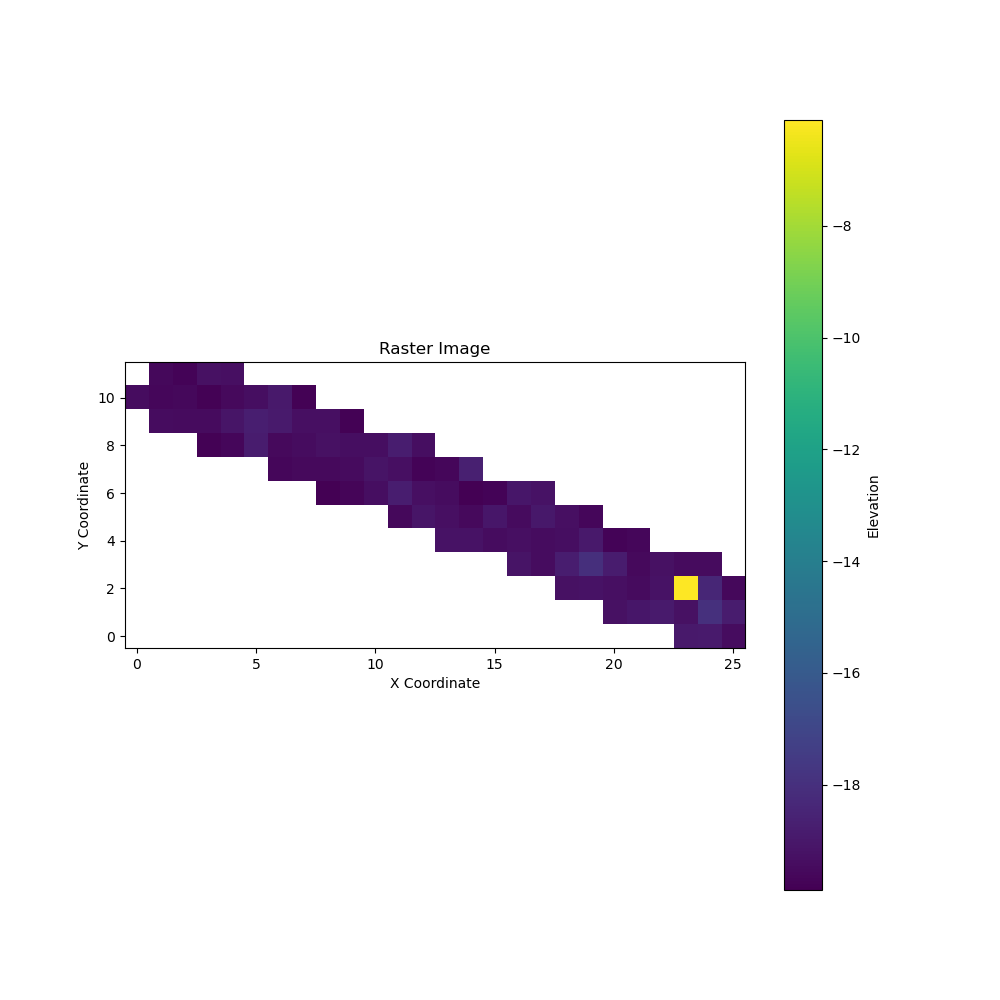

Source code (Python):
#Task_Two

#######################################

# Coordinate and Spatial Manipulation
from pyproj import Transformer, Proj, transform
from osgeo import gdal, osr

# Data Handling and Processing
import numpy as np

# Plotting and Visualization
import matplotlib.pyplot as plt

# Command-Line Arguments
import argparse

# LVIS Data Management
from lvisClass import lvisData
from lvisExample import plotLVIS

# Image Processing
from scipy.ndimage import gaussian_filter1d

# File and Raster Handling
import os
import rasterio
from rasterio.transform import from_origin

#######################################

class lvisGround(lvisData):
  '''
  LVIS class with extra processing steps
  to allow it to found the ground over ice
  '''

  #######################################################

  def estimateGround(self,sigThresh=5,statsLen=10,minWidth=3,sWidth=0.5):
    '''
    Processes waveforms to estimate ground
    Only works for bare Earth. DO NOT USE IN TREES
    '''
    # find noise statistics
    self.findStats(statsLen=statsLen)

    # set threshold
    threshold=self.setThreshold(sigThresh)

    # remove background
    self.denoise(threshold,minWidth=minWidth,sWidth=sWidth)

    # find centre of gravity of remaining signal
    self.CofG()


  #######################################################

  def setThreshold(self,sigThresh):
    '''
    Set a noise threshold
    '''
    threshold=self.meanNoise+sigThresh*self.stdevNoise
    return(threshold)


  #######################################################

  def CofG(self):
    '''
    Find centre of gravity of denoised waveforms
    sets this to an array of ground elevation
    estimates, zG
    '''

    # allocate space and put no data flags
    self.zG=np.full((self.nWaves),-999.0)

    # loop over waveforms
    for i in range(0,self.nWaves):
      if(np.sum(self.denoised[i])>0.0):   # avoid empty waveforms (clouds etc)
        self.zG[i]=np.average(self.z[i],weights=self.denoised[i])  # centre of gravity


  ##############################################

  def findStats(self,statsLen=10):
    '''
    Finds standard deviation and mean of noise
    '''

    # make empty arrays
    self.meanNoise=np.empty(self.nWaves)
    self.stdevNoise=np.empty(self.nWaves)

    # determine number of bins to calculate stats over
    res=(self.z[0,0]-self.z[0,-1])/self.nBins    # range resolution
    noiseBins=int(statsLen/res)   # number of bins within "statsLen"

    # loop over waveforms
    for i in range(0,self.nWaves):
      self.meanNoise[i]=np.mean(self.waves[i,0:noiseBins])
      self.stdevNoise[i]=np.std(self.waves[i,0:noiseBins])


  ##############################################

  def denoise(self,threshold,sWidth=0.5,minWidth=3):
    '''
    Denoise waveform data
    '''

    # find resolution
    res=(self.z[0,0]-self.z[0,-1])/self.nBins    # range resolution

    # make array for output
    self.denoised=np.full((self.nWaves,self.nBins),0)

    # loop over waves
    for i in range(0,self.nWaves):
      print("Denoising wave",i+1,"of",self.nWaves)

      # subtract mean background noise
      self.denoised[i]=self.waves[i]-self.meanNoise[i]

      # set all values less than threshold to zero
      self.denoised[i,self.denoised[i]<threshold[i]]=0.0

      # minimum acceptable width
      binList=np.where(self.denoised[i]>0.0)[0]
      for j in range(0,binList.shape[0]):       # loop over waveforms
        if((j>0)&(j<(binList.shape[0]-1))):    # are we in the middle of the array?
          if((binList[j]!=binList[j-1]+1)|(binList[j]!=binList[j+1]-1)):  # are the bins consecutive?
            self.denoised[i,binList[j]]=0.0   # if not, set to zero

      # smooth
      self.denoised[i]=gaussian_filter1d(self.denoised[i],sWidth/res)

 
  def writeTiff(self, data,x,y,res,filename="lvis_image.tif",epsg=4326):
      '''
      Make a geotiff from an array of points
      '''
      # determines bounds.
      minX=np.min(x)
      maxX=np.max(x)
      minY=np.min(y)
      maxY=np.max(y)

      # determines image size.
      nX=int((maxX-minX)/res+1)
      nY=int((maxY-minY)/res+1)

      # pack in to array
      imageArr=np.full((nY,nX),-999.0)        # make an array of missing data flags

      # calculate the raster pixel index in x and y
      xInds=np.array(np.floor((x-np.min(x))/res),dtype=int)   # need to force to int type
      yInds=np.array(np.floor((np.max(y)-y)/res),dtype=int)
      # floor rounds down. y is from top to bottom

      # this is a simple pack which will assign a single footprint to each pixel
      imageArr[yInds,xInds]=data

      # set geolocation information (note geotiffs count down from top edge in Y)
      geotransform = (minX, res, 0, maxY, 0, -res)

      # load data in to geotiff object
      dst_ds = gdal.GetDriverByName('GTiff').Create(filename, nX, nY, 1, gdal.GDT_Float32)

      dst_ds.SetGeoTransform(geotransform)    # specify coords
      srs = osr.SpatialReference()            # establish encoding
      srs.ImportFromEPSG(epsg)                # WGS84 lat/long
      dst_ds.SetProjection(srs.ExportToWkt()) # export coords to file
      dst_ds.GetRasterBand(1).WriteArray(imageArr)  # write image to the raster
      dst_ds.GetRasterBand(1).SetNoDataValue(-999)  # set no data value
      dst_ds.FlushCache()                     # write to disk
      dst_ds = None

      print("Image written to",filename)
      return
  
def plotTiff(filename="lvis_image.tif"):
      ''' Plotting tiff as a matplotlib graph using viridis colouring'''
      
      # Reading the first wave, and applying a mask to any non-valid values
      with rasterio.open(filename) as src:
        data = src.read(1, masked=True)
        # plotting a figure size as 10,10.
        plt.figure(figsize=(10, 10))
        # setting colour as viridis.
        plt.imshow(data, cmap='viridis')
        # setting colourbar (legend) based on the elevation.
        plt.colorbar(label='Elevation')
        # titling and labelling using matplotlib.
        plt.title('Raster Image')
        plt.xlabel('X Coordinate')
        plt.ylabel('Y Coordinate')
        plt.gca().invert_yaxis()
        plt.show()

# only run if the code runs correctly.
if __name__ == "__main__":

# argument parsing
  parser = argparse.ArgumentParser(description='Process LVIS data into a DEM.')
  parser.add_argument('filename', type=str, help='Path to the LVIS file')
  parser.add_argument('resolution', type=float, help='Resolution for the DEM')
  parser.add_argument('output', type=str, help='Output filename for the DEM')
  args = parser.parse_args()

 #Retrieves filename and index from the arguments.
  filename = args.filename
  resolution = args.resolution
  output = args.output

  # Initalises lvisground to draw from filename and the bounds from lvisground.
  b=lvisGround(filename,onlyBounds=True)

  # Creates a new bounding box, 1/20th of the original size.
  x0=b.bounds[0]
  y0=b.bounds[1]
  x1=(b.bounds[2]-b.bounds[0])/20+b.bounds[0]
  y1=(b.bounds[3]-b.bounds[1])/20+b.bounds[1]

  # processes the data within this new bounding box. 
  lvis=lvisGround(filename,minX=x0,minY=y0,maxX=x1,maxY=y1)
 
  # drawing on set elevations function
  lvis.setElevations()

  # drawing on estimate ground function.
  lvis.estimateGround()
  # writing tiff, drawing on elevation, coordinates and stating resolution.
  lvis.writeTiff(data=lvis.zG, x=lvis.lon, y=lvis.lat, res=0.01)

  plotTiff('lvis_image.tif')

  #python 'Task_Two.py' /geos/netdata/oosa/assignment/lvis/2009/ILVIS1B_AQ2009_1020_R1408_052195.h5 30 output_dem.tif

#############################################################
